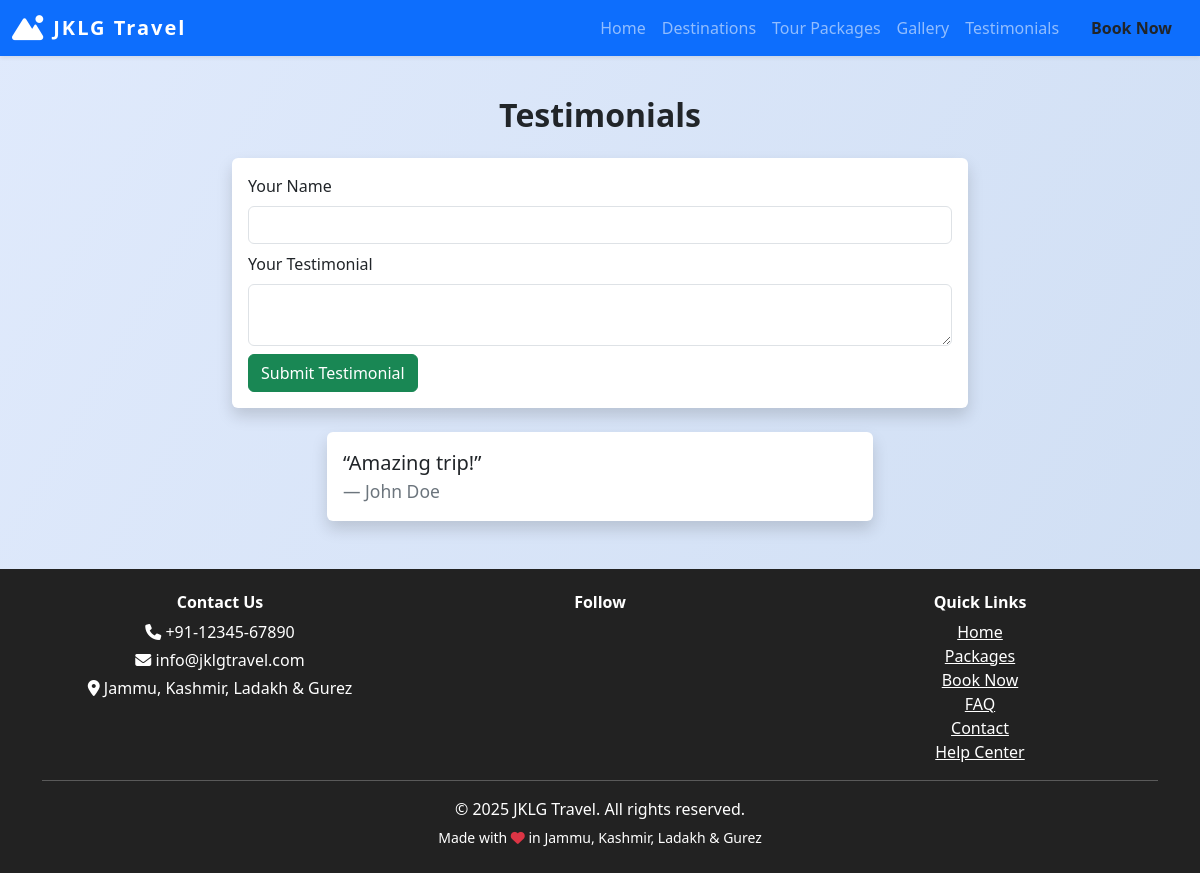
The page /testimonials on the database as committed earlier.
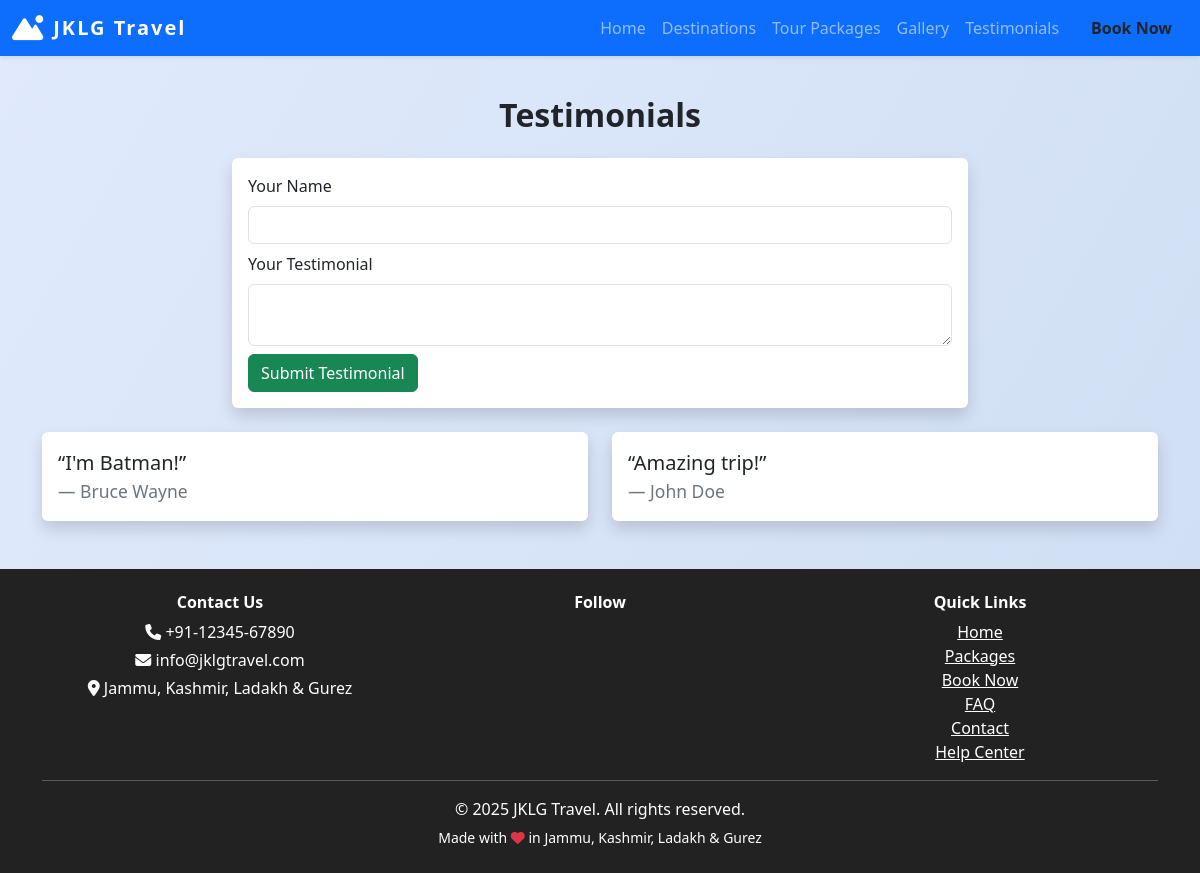
The same page on the database as committed later.
### models.py (models this page shows)
class Testimonial(db.Model):
    id = db.Column(db.Integer, primary_key=True)
    name = db.Column(db.String(100), nullable=False)
    content = db.Column(db.Text, nullable=False)
    date = db.Column(db.Date)
    status = db.Column(db.String(20), default='Pending')

### views.py (the view, shortened to what this page needs)
@main.route('/testimonials', methods=['GET', 'POST'])
@limiter.limit('5 per minute')
def testimonials():
    from models import Testimonial, SiteSettings, EmailLog  # Ensure Testimonial is always imported
    from app import mail
    page = request.args.get('page', 1, type=int)
    per_page = 6
    pagination = Testimonial.query.filter_by(status='Approved').order_by(Testimonial.id.desc()).paginate(page=page, per_page=per_page, error_out=False)
    testimonials = pagination.items
    return render_template('testimonials.html', testimonials=testimonials, pagination=pagination)

### views.py (called while the page is built)
@main.context_processor
def inject_site_settings():
    settings = SiteSettings.query.first()
    return dict(site_settings=settings)

### templates/testimonials.html (shortened to what this page needs)
{% extends 'base.html' %}
{% block content %}
<h2 class="section-title text-center">Testimonials</h2>
<div class="row g-4 justify-content-center">
    <div class="col-md-8 mb-4">
        <form method="post" action="/testimonials" class="bg-white p-3 rounded shadow">
            <div class="mb-2">
                <label for="name" class="form-label">Your Name</label>
                <input type="text" class="form-control" id="name" name="name" required>
            </div>
            <div class="mb-2">
                <label for="content" class="form-label">Your Testimonial</label>
                <textarea class="form-control" id="content" name="content" rows="2" required></textarea>
            </div>
            <button type="submit" class="btn btn-success">Submit Testimonial</button>
        </form>
    </div>
</div>
<div class="row g-4 justify-content-center">
    {% for t in testimonials %}
    <div class="col-md-6">
        <div class="card border-success shadow">
            <div class="card-body">
                <blockquote class="blockquote mb-0">
                    <p>“{{ t.content }}”</p>
                    <footer class="blockquote-footer">{{ t.name }}</footer>
                </blockquote>
            </div>
        </div>
    </div>
    {% endfor %}
</div>
{% endblock %}

Rows that differ between the two databases and show on the page:
added Testimonial: content "I'm Batman!", name "Bruce Wayne"
